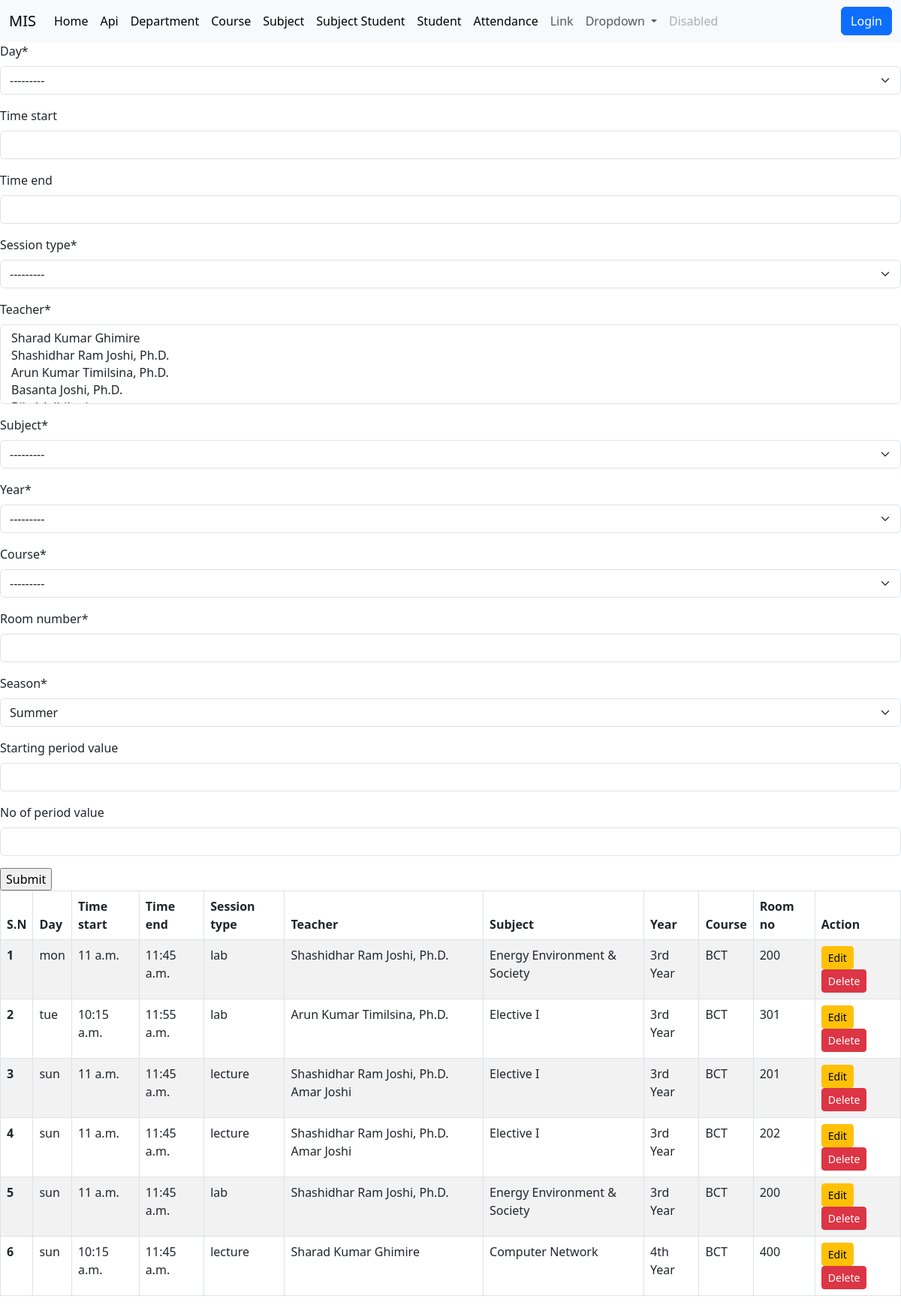
The page /routine on the database its author committed.
### api/models.py (models this page shows, shortened)
class Routine(models.Model):
    DAY_CHOICES = [
        ('sun', 'Sunday'),
        ('mon', 'Monday'),
        ('tue', 'Tuesday'),
        ('wed', 'Wednesday'),
        ('thu', 'Thursday'),
        ('fri', 'Friday'),
    ]
    SESSION_CHOICES = [
        ('lecture', 'Lecture'),
        ('lab', 'Lab'),
        ('tutorial', 'Tutorial'),
    ]
    SEASON_CHOICES = [
        ('winter', 'Winter'),
        ('summer', 'Summer'),
    ]
    day = models.CharField(max_length=3, choices=DAY_CHOICES)
    time_start = models.TimeField(blank=True,null=True)
    time_end = models.TimeField(blank=True,null=True)
    session_type = models.CharField(max_length=10, choices=SESSION_CHOICES)
    teacher = models.ManyToManyField(Teacher)
    subject = models.ForeignKey(Subject, on_delete=models.CASCADE)
    year = models.ForeignKey(Year, on_delete=models.CASCADE)
    course = models.ForeignKey(Course, on_delete=models.CASCADE)
    room_number = models.CharField(max_length=50)
    season=models.CharField(max_length=10, choices=SEASON_CHOICES,default="summer")
    starting_period_value=models.CharField(max_length=10,blank=True)
    no_of_period_value=models.CharField(max_length=10,blank=True)

class Teacher(models.Model):
    profile = models.ForeignKey(Profile,blank=True,null=True, on_delete=models.CASCADE)
    name=models.CharField(max_length=100)
    email=models.EmailField(max_length=254)
    address=models.CharField(max_length=100)
    phone=models.CharField(max_length=15,unique=True)
    post=models.CharField(max_length=30,blank=True)
    def __str__(self):
        return self.name

class Subject(models.Model):
    name=models.CharField(max_length=100,unique=True)
    year=models.ForeignKey(Year,on_delete=models.CASCADE)
    def __str__(self):
        return self.name

class Year(models.Model):
    year=models.CharField( max_length=50,choices=(
        ('1st Year','1st Year'),
        ('2nd Year','2nd Year'),
        ('3rd Year','3rd Year'),
        ('4th Year','4th Year'),
        ('Pass out','Pass out'),
        ),unique=True)
    def __str__(self):
        return self.year

class Course(models.Model):
    name=models.CharField(max_length=100)
    department = models.ForeignKey(Department, on_delete=models.CASCADE)
    year=models.ManyToManyField(Year)
    def __str__(self):
        return self.name

### Home/views.py (the view, shortened to what this page needs)
# urls.py: path('routine', views.routine,name='routine'),
def routine(request):
    context ={}
    all_routines=Routine.objects.all()
    context={
        'routineform':RoutineForm(),
        'all_routines':all_routines,
    }
    return render(request, "routine.html", context)

### Home/forms.py (shortened to what this page needs)
class RoutineForm(forms.ModelForm):
    class Meta:
        model = api.Routine
        fields="__all__"

### templates/routine.html (shortened to what this page needs)
{% extends 'base.html' %}
{%load crispy_forms_tags %}
{% block body %}
<form action = "{% url 'routine' %}" method = "post">
    {{routineform |crispy }}
    <input type="submit" value="Submit">
</form>
<div>
<table class="table table-striped table-hover table-bordered">
    <thead>
      <tr>
        <th scope="col">S.N</th>
        <th scope="col">Day</th>
        <th scope="col">Time start</th>
        <th scope="col">Time end</th>
        <th scope="col">Session type</th>
        <th scope="col">Teacher</th>
        <th scope="col">Subject</th>
        <th scope="col">Year</th>
        <th scope="col">Course</th>
        <th scope="col">Room no</th>
        <th scope="col">Action</th>
      </tr>
    </thead>
    <tbody>
        {% for as in all_routines %}
        <tr>
        <th scope="row">{{forloop.counter}}</th>
        <td>{{as.day}}</td>
        <td>{{as.time_start}}</td>
        <td>{{as.time_end}}</td>
        <td>{{as.session_type}}</td>
        <td>{% for t in as.teacher.all %}
          {{t}}
          {% endfor %}
        </td>
        <td>{{as.subject}}</td>
        <td>{{as.year}}</td>
        <td>{{as.course}}</td>
        <td>{{as.room_number}}</td>
        <td>
            <a href="routine_update/{{as.id}}">
              <button type="button" class="btn btn-sm btn-warning">Edit</button>
          </a>
            <a href="routine_delete/{{as.id}}">
                <button type="button" class="btn btn-sm btn-danger">Delete</button>
            </a>
        </td>
        </tr>
        {% endfor %}
    </tbody>
  </table>
</div>
{% endblock body %}

### rows shown on the page
Routine: day "mon", time_start "11 a.m.", time_end "11:45 a.m.", session_type "lab", subject "Energy Environment & Society", year "3rd Year", course "BCT", room_number "200"
Teacher: name "Shashidhar Ram Joshi, Ph.D."
Routine: day "tue", time_start "10:15 a.m.", time_end "11:55 a.m.", session_type "lab", subject "Elective I", year "3rd Year", course "BCT", room_number "301"
Teacher: name "Arun Kumar Timilsina, Ph.D."
Routine: day "sun", time_start "11 a.m.", time_end "11:45 a.m.", session_type "lecture", subject "Elective I", year "3rd Year", course "BCT", room_number "201"
Teacher: name "Amar Joshi"
Routine: day "sun", time_start "11 a.m.", time_end "11:45 a.m.", session_type "lecture", subject "Elective I", year "3rd Year", course "BCT", room_number "202"
Routine: day "sun", time_start "11 a.m.", time_end "11:45 a.m.", session_type "lab", subject "Energy Environment & Society", year "3rd Year", course "BCT", room_number "200"
Routine: day "sun", time_start "10:15 a.m.", time_end "11:45 a.m.", session_type "lecture", subject "Computer Network", year "4th Year", course "BCT", room_number "400"
Teacher: name "Sharad Kumar Ghimire"
